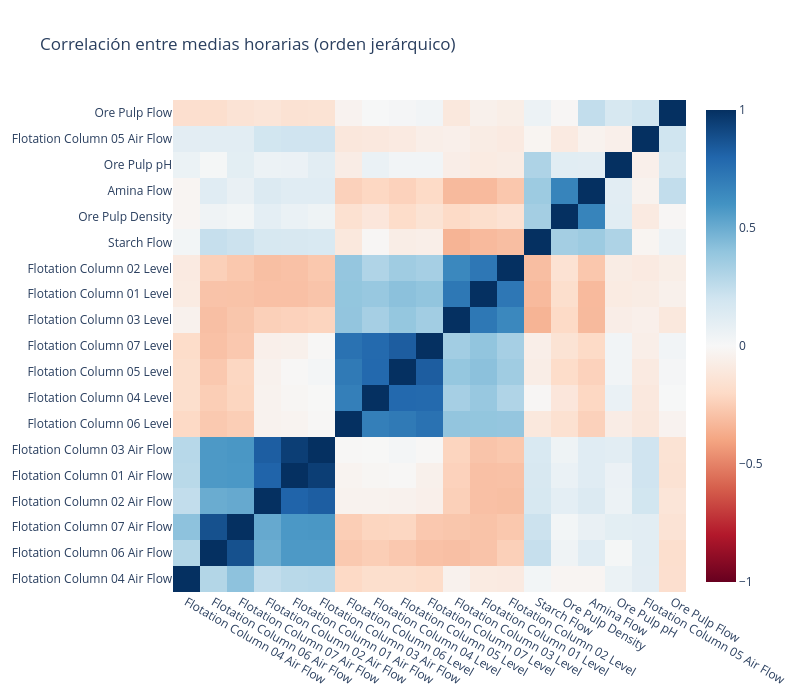

Notebook source saved alongside this figure:
### Markdown cell above
### Heatmap de correlación agrupado (sensores redundantes)

Sobre las medias horarias agregadas — nunca sobre las filas crudas, por la
misma razón de autocorrelación inflada. El agrupamiento jerárquico (no el
orden alfabético de columnas) es lo que hace visibles los bloques de
sensores redundantes: si dos variables miden casi lo mismo, deberían caer
adyacentes tras el reordenamiento, no dispersas por el heatmap.

### Code cell
from scipy.cluster.hierarchy import linkage, leaves_list
from scipy.spatial.distance import squareform

mean_cols = [f'{c}__mean' for c in X_COLS]
corr_matrix = hourly[mean_cols].corr()

# Distancia = 1 - |correlación|: variables muy correlacionadas (en cualquier
# signo) quedan cerca en el reordenamiento.
dist = 1 - corr_matrix.abs()
np.fill_diagonal(dist.values, 0)
condensed = squareform(dist.values, checks=False)
order = leaves_list(linkage(condensed, method='average'))

corr_ordered = corr_matrix.iloc[order, order]

fig = go.Figure(data=go.Heatmap(
    z=corr_ordered.values,
    x=[c.replace('__mean', '') for c in corr_ordered.columns],
    y=[c.replace('__mean', '') for c in corr_ordered.index],
    colorscale='RdBu', zmid=0, zmin=-1, zmax=1,
))
fig.update_layout(title='Correlación entre medias horarias (orden jerárquico)',
                  height=700, width=800)
fig.show()

### Figure 1 — Plotly figure (JSON) as saved in the notebook; plotly's stock layout.template omitted (floating-point values rounded to 4 significant figures; data arrays with more than 128 entries replaced by an {"elided": "..."} marker saying what was removed)
{"data": [{"colorscale": [[0, "rgb(103,0,31)"], [0.1, "rgb(178,24,43)"], [0.2, "rgb(214,96,77)"], [0.3, "rgb(244,165,130)"], [0.4, "rgb(253,219,199)"], [0.5, "rgb(247,247,247)"], [0.6, "rgb(209,229,240)"], [0.7, "rgb(146,197,222)"], [0.8, "rgb(67,147,195)"], [0.9, "rgb(33,102,172)"], [1, "rgb(5,48,97)"]], "type": "heatmap", "x": ["Flotation Column 04 Air Flow", "Flotation Column 06 Air Flow", "Flotation Column 07 Air Flow", "Flotation Column 02 Air Flow", "Flotation Column 01 Air Flow", "Flotation Column 03 Air Flow", "Flotation Column 06 Level", "Flotation Column 04 Level", "Flotation Column 05 Level", "Flotation Column 07 Level", "Flotation Column 03 Level", "Flotation Column 01 Level", "Flotation Column 02 Level", "Starch Flow", "Ore Pulp Density", "Amina Flow", "Ore Pulp pH", "Flotation Column 05 Air Flow", "Ore Pulp Flow"], "y": ["Flotation Column 04 Air Flow", "Flotation Column 06 Air Flow", "Flotation Column 07 Air Flow", "Flotation Column 02 Air Flow", "Flotation Column 01 Air Flow", "Flotation Column 03 Air Flow", "Flotation Column 06 Level", "Flotation Column 04 Level", "Flotation Column 05 Level", "Flotation Column 07 Level", "Flotation Column 03 Level", "Flotation Column 01 Level", "Flotation Column 02 Level", "Starch Flow", "Ore Pulp Density", "Amina Flow", "Ore Pulp pH", "Flotation Column 05 Air Flow", "Ore Pulp Flow"], "z": {"elided": "19x19 float values"}, "zmax": 1, "zmid": 0, "zmin": -1}], "layout": {"height": 700, "title": {"text": "Correlación entre medias horarias (orden jerárquico)"}, "width": 800}}
